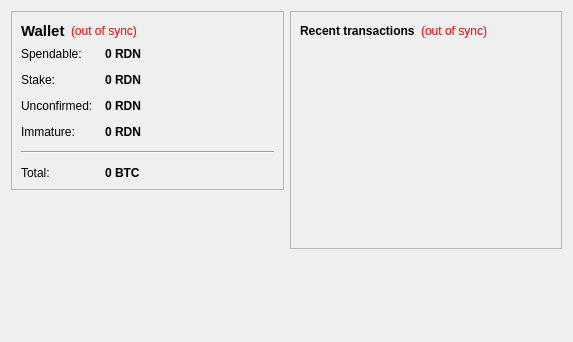
<?xml version="1.0" encoding="UTF-8"?>
<ui version="4.0">
 <class>OverviewPage</class>
 <widget class="QWidget" name="OverviewPage">
  <property name="geometry">
   <rect>
    <x>0</x>
    <y>0</y>
    <width>573</width>
    <height>342</height>
   </rect>
  </property>
  <property name="windowTitle">
   <string>Form</string>
  </property>
  <layout class="QHBoxLayout" name="horizontalLayout" stretch="1,1">
   <item>
    <layout class="QVBoxLayout" name="verticalLayout_2">
     <item>
      <widget class="QFrame" name="frame">
       <property name="frameShape">
        <enum>QFrame::StyledPanel</enum>
       </property>
       <property name="frameShadow">
        <enum>QFrame::Raised</enum>
       </property>
       <layout class="QVBoxLayout" name="verticalLayout_4">
        <item>
         <layout class="QHBoxLayout" name="horizontalLayout_4">
          <item>
           <widget class="QLabel" name="label_5">
            <property name="font">
             <font>
              <pointsize>11</pointsize>
              <weight>75</weight>
              <bold>true</bold>
             </font>
            </property>
            <property name="text">
             <string>Wallet</string>
            </property>
           </widget>
          </item>
          <item>
           <widget class="QLabel" name="labelWalletStatus">
            <property name="toolTip">
             <string>The displayed information may be out of date. Your wallet automatically synchronizes with the Radian network after a connection is established, but this process has not completed yet.</string>
            </property>
            <property name="styleSheet">
             <string notr="true">QLabel { color: red; }</string>
            </property>
            <property name="text">
             <string notr="true">(out of sync)</string>
            </property>
            <property name="alignment">
             <set>Qt::AlignLeading|Qt::AlignLeft|Qt::AlignVCenter</set>
            </property>
           </widget>
          </item>
          <item>
           <spacer name="horizontalSpacer_2">
            <property name="orientation">
             <enum>Qt::Horizontal</enum>
            </property>
            <property name="sizeHint" stdset="0">
             <size>
              <width>40</width>
              <height>20</height>
             </size>
            </property>
           </spacer>
          </item>
         </layout>
        </item>
        <item>
         <layout class="QFormLayout" name="formLayout_2">
          <property name="fieldGrowthPolicy">
           <enum>QFormLayout::AllNonFixedFieldsGrow</enum>
          </property>
          <property name="horizontalSpacing">
           <number>12</number>
          </property>
          <property name="verticalSpacing">
           <number>12</number>
          </property>
          <item row="0" column="0">
           <widget class="QLabel" name="label">
            <property name="text">
             <string>Spendable:</string>
            </property>
           </widget>
          </item>
          <item row="0" column="1">
           <widget class="QLabel" name="labelBalance">
            <property name="font">
             <font>
              <weight>75</weight>
              <bold>true</bold>
             </font>
            </property>
            <property name="cursor">
             <cursorShape>IBeamCursor</cursorShape>
            </property>
            <property name="toolTip">
             <string>Your current spendable balance</string>
            </property>
            <property name="text">
             <string notr="true">0 RDN</string>
            </property>
            <property name="textInteractionFlags">
             <set>Qt::LinksAccessibleByMouse|Qt::TextSelectableByKeyboard|Qt::TextSelectableByMouse</set>
            </property>
           </widget>
          </item>
          <item row="1" column="0">
           <widget class="QLabel" name="label_6">
            <property name="text">
             <string>Stake:</string>
            </property>
           </widget>
          </item>
          <item row="1" column="1">
           <widget class="QLabel" name="labelStake">
            <property name="font">
             <font>
              <weight>75</weight>
              <bold>true</bold>
             </font>
            </property>
            <property name="cursor">
             <cursorShape>IBeamCursor</cursorShape>
            </property>
            <property name="toolTip">
             <string>Total of coins that was staked, and do not yet count toward the current balance</string>
            </property>
            <property name="text">
             <string notr="true">0 RDN</string>
            </property>
            <property name="textInteractionFlags">
             <set>Qt::LinksAccessibleByMouse|Qt::TextSelectableByKeyboard|Qt::TextSelectableByMouse</set>
            </property>
           </widget>
          </item>
          <item row="2" column="0">
           <widget class="QLabel" name="label_3">
            <property name="text">
             <string>Unconfirmed:</string>
            </property>
           </widget>
          </item>
          <item row="2" column="1">
           <widget class="QLabel" name="labelUnconfirmed">
            <property name="font">
             <font>
              <weight>75</weight>
              <bold>true</bold>
             </font>
            </property>
            <property name="cursor">
             <cursorShape>IBeamCursor</cursorShape>
            </property>
            <property name="toolTip">
             <string>Total of transactions that have yet to be confirmed, and do not yet count toward the current balance</string>
            </property>
            <property name="text">
             <string notr="true">0 RDN</string>
            </property>
            <property name="textInteractionFlags">
             <set>Qt::LinksAccessibleByMouse|Qt::TextSelectableByKeyboard|Qt::TextSelectableByMouse</set>
            </property>
           </widget>
          </item>
          <item row="3" column="0">
           <widget class="QLabel" name="labelImmatureText">
            <property name="text">
             <string>Immature:</string>
            </property>
           </widget>
          </item>
          <item row="3" column="1">
           <widget class="QLabel" name="labelImmature">
            <property name="font">
             <font>
              <weight>75</weight>
              <bold>true</bold>
             </font>
            </property>
            <property name="toolTip">
             <string>Mined balance that has not yet matured</string>
            </property>
            <property name="text">
             <string notr="true">0 RDN</string>
            </property>
            <property name="textInteractionFlags">
             <set>Qt::LinksAccessibleByMouse|Qt::TextSelectableByKeyboard|Qt::TextSelectableByMouse</set>
            </property>
           </widget>
          </item>
          <item row="4" column="0" colspan="2">
           <widget class="Line" name="line">
            <property name="orientation">
             <enum>Qt::Horizontal</enum>
            </property>
           </widget>
          </item>
          <item row="5" column="0">
           <widget class="QLabel" name="labelTotalText">
            <property name="text">
             <string>Total:</string>
            </property>
           </widget>
          </item>
          <item row="5" column="1">
           <widget class="QLabel" name="labelTotal">
            <property name="font">
             <font>
              <weight>75</weight>
              <bold>true</bold>
             </font>
            </property>
            <property name="cursor">
             <cursorShape>IBeamCursor</cursorShape>
            </property>
            <property name="toolTip">
             <string>Your current total balance</string>
            </property>
            <property name="text">
             <string notr="true">0 BTC</string>
            </property>
            <property name="textInteractionFlags">
             <set>Qt::LinksAccessibleByMouse|Qt::TextSelectableByKeyboard|Qt::TextSelectableByMouse</set>
            </property>
           </widget>
          </item>
         </layout>
        </item>
       </layout>
      </widget>
     </item>
     <item>
      <spacer name="verticalSpacer">
       <property name="orientation">
        <enum>Qt::Vertical</enum>
       </property>
       <property name="sizeHint" stdset="0">
        <size>
         <width>20</width>
         <height>40</height>
        </size>
       </property>
      </spacer>
     </item>
    </layout>
   </item>
   <item>
    <layout class="QVBoxLayout" name="verticalLayout_3">
     <item>
      <widget class="QFrame" name="frame_2">
       <property name="frameShape">
        <enum>QFrame::StyledPanel</enum>
       </property>
       <property name="frameShadow">
        <enum>QFrame::Raised</enum>
       </property>
       <layout class="QVBoxLayout" name="verticalLayout">
        <item>
         <layout class="QHBoxLayout" name="horizontalLayout_2">
          <item>
           <widget class="QLabel" name="label_4">
            <property name="text">
             <string>&lt;b&gt;Recent transactions&lt;/b&gt;</string>
            </property>
           </widget>
          </item>
          <item>
           <widget class="QLabel" name="labelTransactionsStatus">
            <property name="toolTip">
             <string>The displayed information may be out of date. Your wallet automatically synchronizes with the Radian network after a connection is established, but this process has not completed yet.</string>
            </property>
            <property name="styleSheet">
             <string notr="true">QLabel { color: red; }</string>
            </property>
            <property name="text">
             <string notr="true">(out of sync)</string>
            </property>
            <property name="alignment">
             <set>Qt::AlignRight|Qt::AlignTrailing|Qt::AlignVCenter</set>
            </property>
           </widget>
          </item>
          <item>
           <spacer name="horizontalSpacer">
            <property name="orientation">
             <enum>Qt::Horizontal</enum>
            </property>
            <property name="sizeHint" stdset="0">
             <size>
              <width>40</width>
              <height>20</height>
             </size>
            </property>
           </spacer>
          </item>
         </layout>
        </item>
        <item>
         <widget class="QListView" name="listTransactions">
          <property name="styleSheet">
           <string notr="true">QListView { background: transparent; }</string>
          </property>
          <property name="frameShape">
           <enum>QFrame::NoFrame</enum>
          </property>
          <property name="verticalScrollBarPolicy">
           <enum>Qt::ScrollBarAlwaysOff</enum>
          </property>
          <property name="horizontalScrollBarPolicy">
           <enum>Qt::ScrollBarAlwaysOff</enum>
          </property>
          <property name="selectionMode">
           <enum>QAbstractItemView::NoSelection</enum>
          </property>
         </widget>
        </item>
       </layout>
      </widget>
     </item>
     <item>
      <spacer name="verticalSpacer_2">
       <property name="orientation">
        <enum>Qt::Vertical</enum>
       </property>
       <property name="sizeHint" stdset="0">
        <size>
         <width>20</width>
         <height>40</height>
        </size>
       </property>
      </spacer>
     </item>
    </layout>
   </item>
  </layout>
 </widget>
 <resources/>
 <connections/>
</ui>
